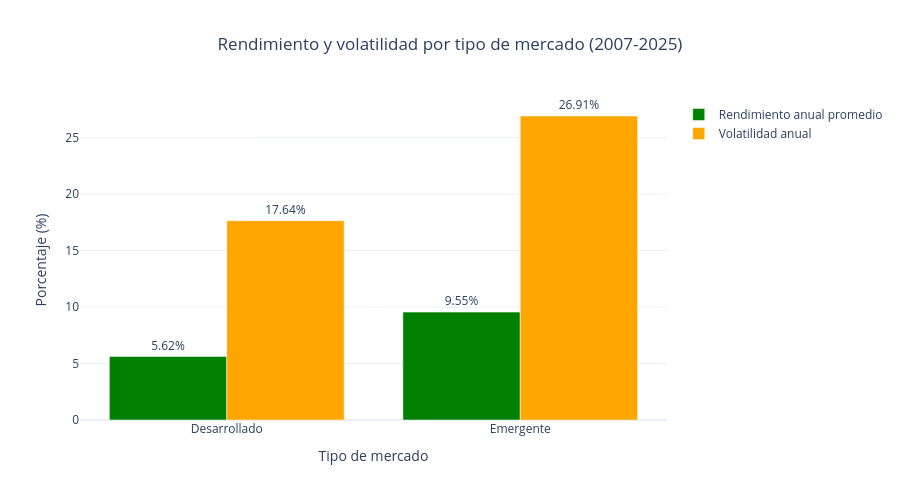

The notebook cell this image was saved under:
### Markdown cell above
#### ¿Qué diferencias existen entre los mercados bursátiles de países desarrollados y emergentes?

### Code cell
# Creo una copia de los indicadores de mercados desarrollados y emergentes.
df_grafico_mercados = df_resumen_mercados.copy()

# Creo un gráfico para comparar el rendimiento y la volatilidad.
fig = go.Figure()

# Agrego el rendimiento anual promedio de cada grupo.
fig.add_trace(go.Bar(
    name="Rendimiento anual promedio",
    x=df_grafico_mercados["Mercado"],
    y=df_grafico_mercados["Rendimiento anual promedio (%)"],
    marker_color="green",
    text=df_grafico_mercados["Rendimiento anual promedio (%)"].map(
        lambda valor: f"{valor:.2f}%"
    ),
    textposition="outside"
))

# Agrego la volatilidad anual de cada grupo.
fig.add_trace(go.Bar(
    name="Volatilidad anual",
    x=df_grafico_mercados["Mercado"],
    y=df_grafico_mercados["Volatilidad anual promedio (%)"],
    marker_color="orange",
    text=df_grafico_mercados["Volatilidad anual promedio (%)"].map(
        lambda valor: f"{valor:.2f}%"
    ),
    textposition="outside"
))

# Configuro el gráfico.
fig.update_layout(
    title="Rendimiento y volatilidad por tipo de mercado (2007-2025)",
    title_x=0.5,
    xaxis_title="Tipo de mercado",
    yaxis_title="Porcentaje (%)",
    barmode="group",
    height=500,
    template="plotly_white"
)

# Muestro el gráfico.
fig.show()

### Figure 1 — Plotly figure (JSON) as saved in the notebook; plotly's stock layout.template omitted (floating-point values rounded to 4 significant figures)
{"data": [{"marker": {"color": "green"}, "name": "Rendimiento anual promedio", "text": ["5.62%", "9.55%"], "textposition": "outside", "type": "bar", "x": ["Desarrollado", "Emergente"], "y": [5.62, 9.55]}, {"marker": {"color": "orange"}, "name": "Volatilidad anual", "text": ["17.64%", "26.91%"], "textposition": "outside", "type": "bar", "x": ["Desarrollado", "Emergente"], "y": [17.64, 26.91]}], "layout": {"barmode": "group", "height": 500, "title": {"text": "Rendimiento y volatilidad por tipo de mercado (2007-2025)", "x": 0.5}, "xaxis": {"title": {"text": "Tipo de mercado"}}, "yaxis": {"title": {"text": "Porcentaje (%)"}}}}
